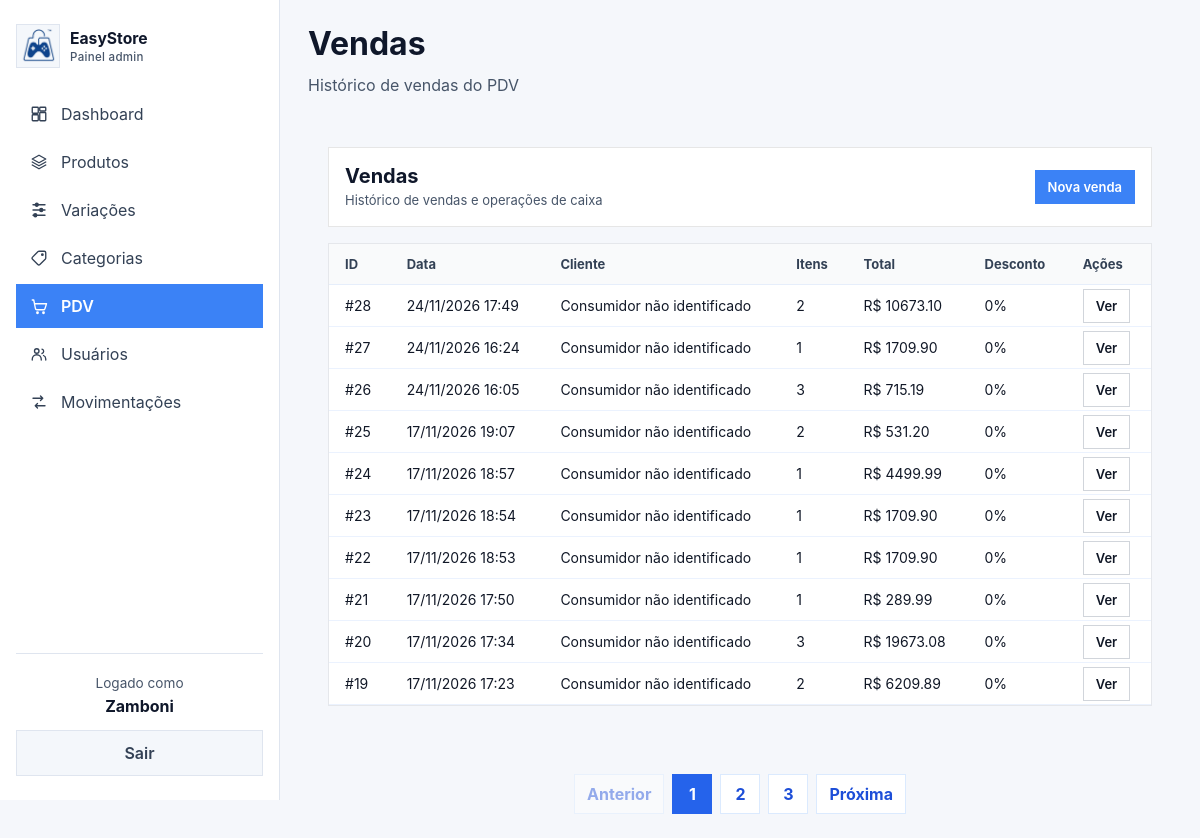
Before: /pdv/historico (signed in) with the older database file.
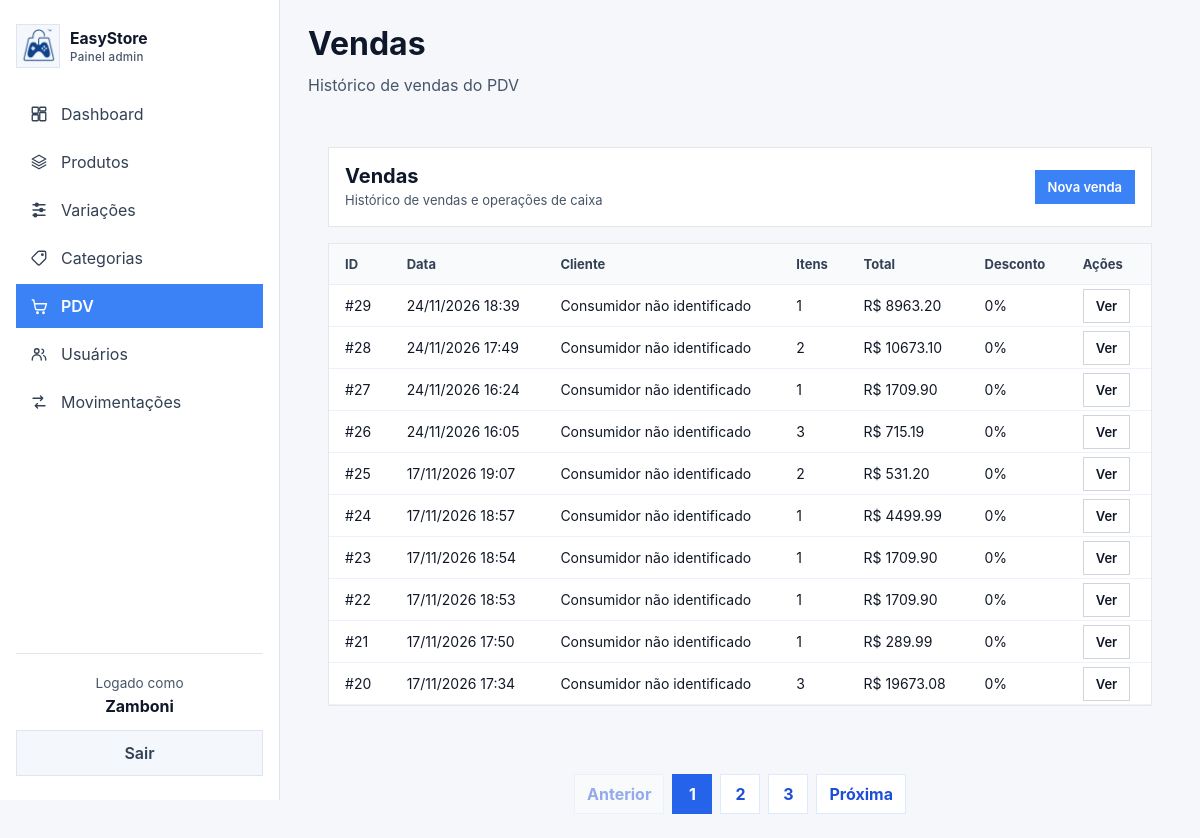
After: the same page with the newer database file.
### app/models/venda.py (models this page shows, shortened)
class Venda(Base):
    __tablename__ = "vendas"
    id = Column(
        Integer,
        primary_key=True,
        index=True
    )
    cliente_id = Column(
        Integer,
        ForeignKey("clientes.id", ondelete="SET NULL"),
        nullable=True
    )
    usuario_id = Column(
        Integer,
        ForeignKey("usuarios.id", ondelete="SET NULL"),
        nullable=True
    )
    desconto_percentual = Column(
        Float,
        nullable=False,
        default=0.0
    )
    total_bruto = Column(
        Float,
        nullable=False,
        default=0.0
    )
    total_liquido = Column(
        Float,
        nullable=False,
        default=0.0
    )
    observacao = Column(
        String(255),
        nullable=True
    )
    criado_em = Column(
        DateTime,
        server_default=func.now()
    )
    chave_idempotencia = Column(
        String(64),
        nullable=True,
        unique=True,
        index=True,
    )
    cliente = relationship(
        "Cliente",
        back_populates="vendas"
    )
    usuario = relationship(
        "Usuario",
        backref="vendas"
    )
    itens = relationship(
        "ItemVenda",
        back_populates="venda",
        cascade="all, delete-orphan"
    )
    pagamentos = relationship(
        "Pagamento",
        back_populates="venda",
        cascade="all, delete-orphan"
    )

### app/controllers/pdv_controller.py (the view)
@router.get("/historico")
def historico_vendas(
    request: Request,
    pagina: int = 1,
    por_pagina: int = 10,
    db: Session = Depends(get_db),
    usuario=Depends(get_admin)
):
    query = (
        db.query(Venda)
        .order_by(
            Venda.criado_em.desc()
        )
    )
    total_vendas = query.count()
    por_pagina = min(
        max(
            por_pagina,
            1
        ),
        10
    )
    total_paginas = (
        math.ceil(
            total_vendas /
            por_pagina
        )
        if total_vendas
        else 1
    )
    pagina = min(
        max(
            pagina,
            1
        ),
        total_paginas
    )
    vendas = (
        query
        .offset(
            (pagina - 1) *
            por_pagina
        )
        .limit(
            por_pagina
        )
        .all()
    )
    return templates.TemplateResponse(
        request,
        "admin/vendas.html",
        {
            "request": request,
            "usuario": usuario,
            "vendas": vendas,
            "pagina": pagina,
            "por_pagina": por_pagina,
            "total_paginas":
                total_paginas,
            "total_vendas":
                total_vendas,
            "page_title":
                "Vendas",
            "page_subtitle":
                "Histórico de vendas do PDV",
            "css_path":
                "css/vendas.css",
            "active": "pos",
        }
    )

### app/templates/admin/vendas.html
{% extends "admin/base.html" %}
{% set css_path = 'css/vendas.css' %}
{% set active = active or 'pos' %}
{% block content %}
<div class="vendas-container">
  <div class="vendas-header">
    <div>
      <h2>Vendas</h2>
      <p class="subtitle">Histórico de vendas e operações de caixa</p>
    </div>
    <div class="vendas-actions">
      {% set role = usuario.role if usuario is not mapping else usuario.get('role') if usuario else None %}
      {% if role == 'admin' %}
      <a href="/admin/pos" style="background-color: #157ED3;" class="btn-small btn-primary">Nova venda</a>
      {% elif role == 'operador' %}
      <a href="/pdv" style="background-color: #157ED3;" class="btn-small btn-primary">Nova venda</a>
      {% endif %}
    </div>
  </div>
  <div class="vendas-body">
    <table class="vendas-table">
      <thead>
        <tr>
          <th>ID</th>
          <th>Data</th>
          <th>Cliente</th>
          <th>Itens</th>
          <th>Total</th>
          <th>Desconto</th>
          <th>Ações</th>
        </tr>
      </thead>
      <tbody>
        {% for venda in vendas %}
        <tr>
          <td>#{{ venda.id }}</td>
          <td>{{ venda.criado_em.strftime('%d/%m/%Y %H:%M') if venda.criado_em else '-' }}</td>
          <td>{{ venda.cliente.nome if venda.cliente else 'Consumidor não identificado' }}</td>
          <td>{{ venda.itens|length }}</td>
          <td>R$ {{ "%.2f"|format(venda.total_liquido) }}</td>
          <td>{{ "%.0f"|format(venda.desconto_percentual) }}%</td>
          <td><a href="/pdv/venda/{{ venda.id }}" class="btn-small">Ver</a></td>
        </tr>
        {% else %}
        <tr class="empty-row">
          <td colspan="7">Nenhuma venda encontrada</td>
        </tr>
        {% endfor %}
      </tbody>
    </table>
  </div>
</div>
<nav class="pagination" aria-label="Paginação de vendas">
  <a class="pagination-link {% if pagina == 1 %}disabled{% endif %}" href="/pdv/historico?por_pagina={{ por_pagina }}&pagina={{ pagina - 1 }}">Anterior</a>
  {% for numero in range(1, total_paginas + 1) %}
  <a class="pagination-link {% if numero == pagina %}active{% endif %}" href="/pdv/historico?por_pagina={{ por_pagina }}&pagina={{ numero }}">{{ numero }}</a>
  {% endfor %}
  <a class="pagination-link {% if pagina == total_paginas %}disabled{% endif %}" href="/pdv/historico?por_pagina={{ por_pagina }}&pagina={{ pagina + 1 }}">Próxima</a>
</nav>
{% endblock %}

Changed rows visible on the page:
no longer on this page (row unchanged): Venda: id "19", criado_em "17/11/2026 17:23", cliente "Consumidor não identificado", itens|length "2", total_liquido "6209.89", desconto_percentual "0"
added Venda: id "29", criado_em "24/11/2026 18:39", cliente "Consumidor não identificado", itens|length "1", total_liquido "8963.20", desconto_percentual "0"
